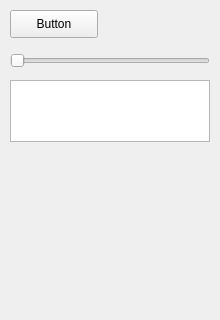
<?xml version="1.0" encoding="UTF-8"?>
<ui version="4.0">
 <class>ToolOptPanel</class>
 <widget class="QWidget" name="ToolOptPanel">
  <property name="geometry">
   <rect>
    <x>0</x>
    <y>0</y>
    <width>220</width>
    <height>320</height>
   </rect>
  </property>
  <widget class="QPushButton" name="standardButton">
   <property name="visible">
    <bool>true</bool>
   </property>
   <property name="geometry">
    <rect>
     <x>10</x>
     <y>10</y>
     <width>88</width>
     <height>28</height>
    </rect>
   </property>
   <property name="cursor">
    <cursorShape>PointingHandCursor</cursorShape>
   </property>
   <property name="text">
    <string>Button</string>
   </property>
  </widget>
  <widget class="QSlider" name="standardSlider">
   <property name="visible">
    <bool>true</bool>
   </property>
   <property name="geometry">
    <rect>
     <x>10</x>
     <y>50</y>
     <width>200</width>
     <height>22</height>
    </rect>
   </property>
   <property name="cursor">
    <cursorShape>PointingHandCursor</cursorShape>
   </property>
   <property name="orientation">
    <enum>Qt::Orientation::Horizontal</enum>
   </property>
  </widget>
  <widget class="QListWidget" name="standardList">
   <property name="visible">
    <bool>true</bool>
   </property>
   <property name="geometry">
    <rect>
     <x>10</x>
     <y>80</y>
     <width>200</width>
     <height>62</height>
    </rect>
   </property>
  </widget>
 </widget>
 <resources/>
 <connections/>
</ui>
